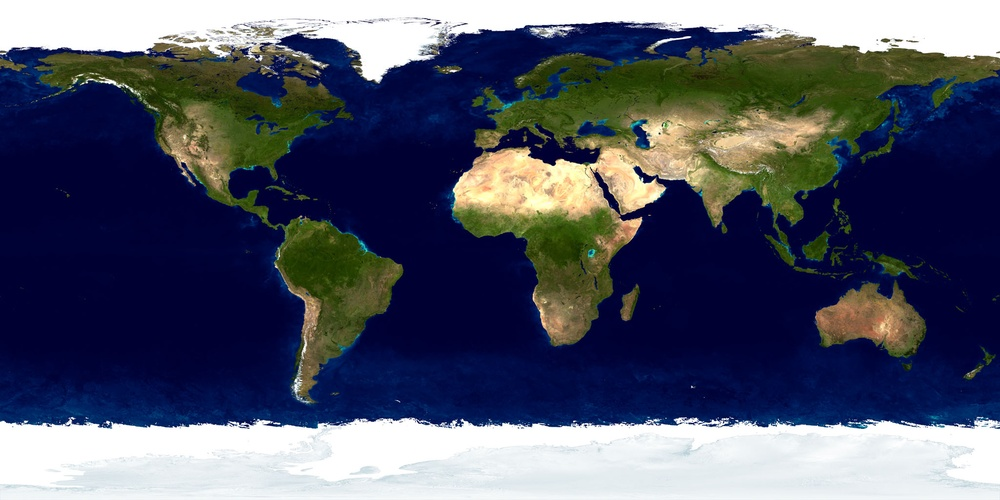
%> input picture Simulation/ChangingTransparencyExample/My/Land_ocean_ice_2048.jpg, 1000 x 500 px, shrunk from 2048 x 1024 before the run
$ octave TestEarth.m   (GNU Octave 9; MATLAB toolbox functions it lacks are replaced by stand-ins)
%> lines starting %> are read from the running program, lines starting %| are printed output that depends on the picture
clear
clc

earth = imread('Land_ocean_ice_2048.jpg');
%> earth is the input picture: size 500x1000x3 uint8; mean R, G, B 81.3, 85.9, 104.1
image(earth)    % display Earth image
axis image

clouds = imread('cloud_combined_2048_jpg.jpg');
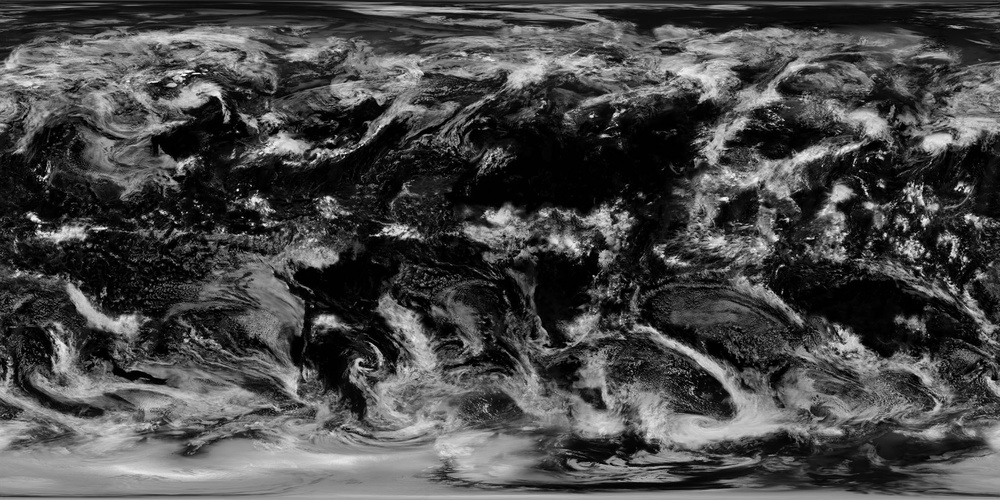
%> input picture Simulation/ChangingTransparencyExample/My/cloud_combined_2048_jpg.jpg, 1000 x 500 px, shrunk from 2048 x 1024 before the run
%> clouds is the input picture: size 500x1000x3 uint8; min 0, max 255, mean 72.7
image(earth)
axis image
hold on

im = image(clouds);
im.AlphaData = max(clouds,[],3);    % set transparency to maximum cloud value
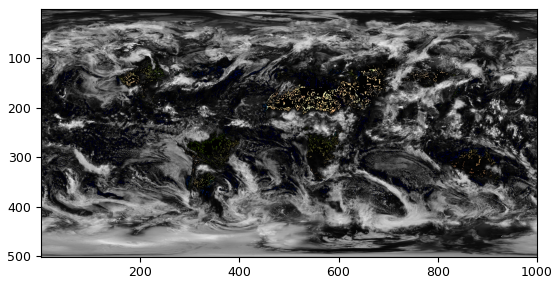
%> figure redrawn from the program's plot data
hold off

[px,py,pz] = sphere(50);                % generate coordinates for a 50 x 50 sphere

cla
sEarth = surface(py, px ,flip(pz));
%> (the run ends here)
